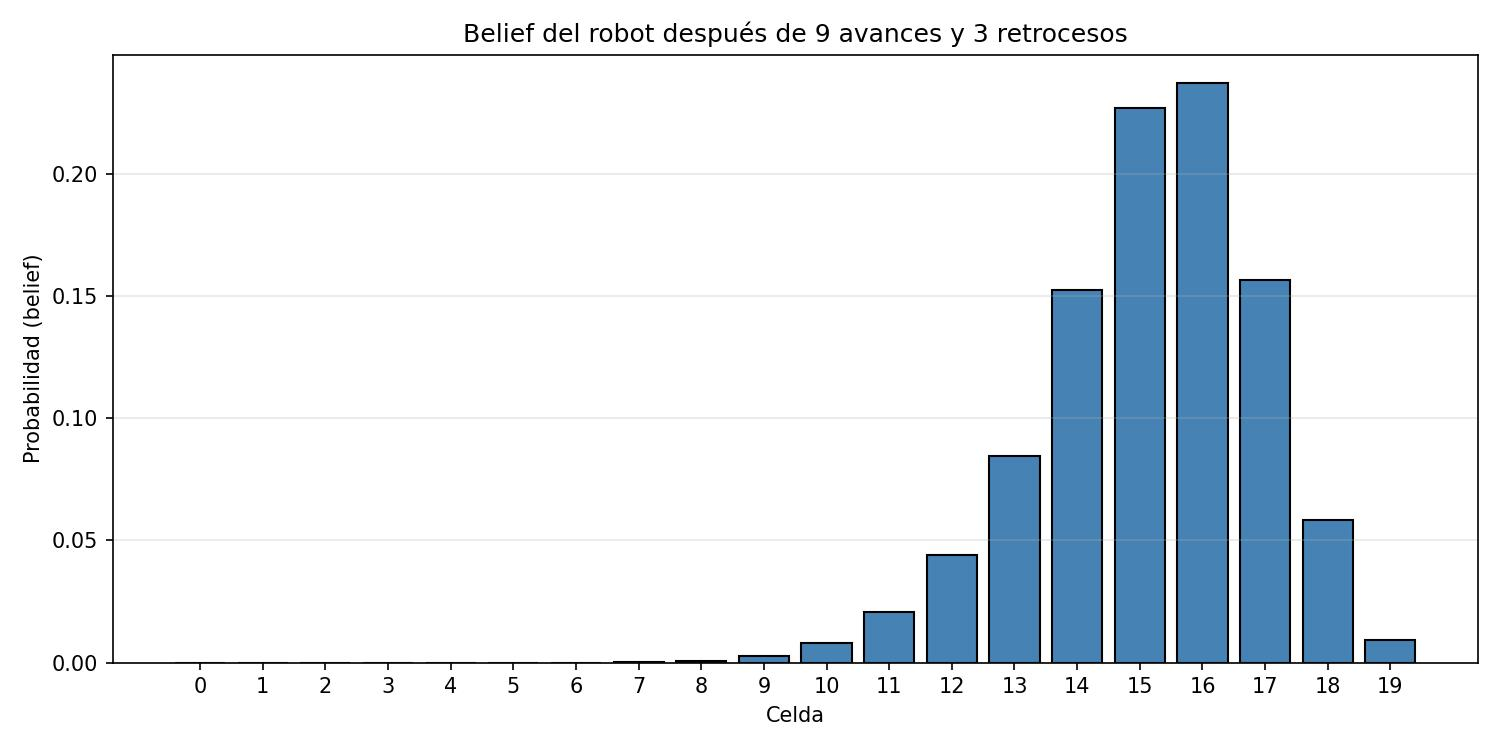

Generate this figure with Python:
import numpy as np
import matplotlib.pyplot as plt

N_CELDAS = 20

def predict(bel, command):
    """
    Prediccion del filtro de Bayes discreto.
    command: 'avanzar' o 'retroceder'
    """
    new_bel = np.zeros(N_CELDAS)

    for j in range(N_CELDAS):
        # Para cada celda j, calcular P(x_t = i | u, x_{t-1} = j)
        # y acumular en new_bel[i]
        if command == 'avanzar':
            # Caso normal: 25% quedarse, 50% +1, 25% +2
            if j == N_CELDAS - 1:
                # Ultima celda: 100% quedarse
                new_bel[j] += bel[j]
            elif j == N_CELDAS - 2:
                # Penultima: 25% quedarse, 75% +1
                new_bel[j]     += 0.25 * bel[j]
                new_bel[j + 1] += 0.75 * bel[j]
            else:
                new_bel[j]     += 0.25 * bel[j]
                new_bel[j + 1] += 0.50 * bel[j]
                new_bel[j + 2] += 0.25 * bel[j]

        elif command == 'retroceder':
            if j == 0:
                # Primera celda: 100% quedarse
                new_bel[j] += bel[j]
            elif j == 1:
                # Segunda celda: 25% quedarse, 75% -1
                new_bel[j]     += 0.25 * bel[j]
                new_bel[j - 1] += 0.75 * bel[j]
            else:
                new_bel[j]     += 0.25 * bel[j]
                new_bel[j - 1] += 0.50 * bel[j]
                new_bel[j - 2] += 0.25 * bel[j]

    return new_bel


if __name__ == "__main__":
    # Belief inicial: robot en celda 10 (indice 10, celda 11 si 1-indexed)
    bel = np.hstack((np.zeros(10), 1, np.zeros(9)))

    # 9 comandos de avanzar
    for _ in range(9):
        bel = predict(bel, 'avanzar')

    # 3 comandos de retroceder
    for _ in range(3):
        bel = predict(bel, 'retroceder')

    # Graficar
    plt.figure(figsize=(10, 5))
    plt.bar(range(N_CELDAS), bel, color='steelblue', edgecolor='black')
    plt.xlabel('Celda')
    plt.ylabel('Probabilidad (belief)')
    plt.title('Belief del robot después de 9 avances y 3 retrocesos')
    plt.xticks(range(N_CELDAS))
    plt.grid(axis='y', alpha=0.3)
    plt.tight_layout()
    plt.savefig("/home/elianaostro/Documents/robotica/tp2/ejercicio4_filtro_discreto.jpg", dpi=150)
    plt.show()

    print("Belief final:")
    for i, b in enumerate(bel):
        if b > 0.001:
            print(f"  Celda {i}: {b:.4f}")
    print(f"Suma total: {np.sum(bel):.6f}")
